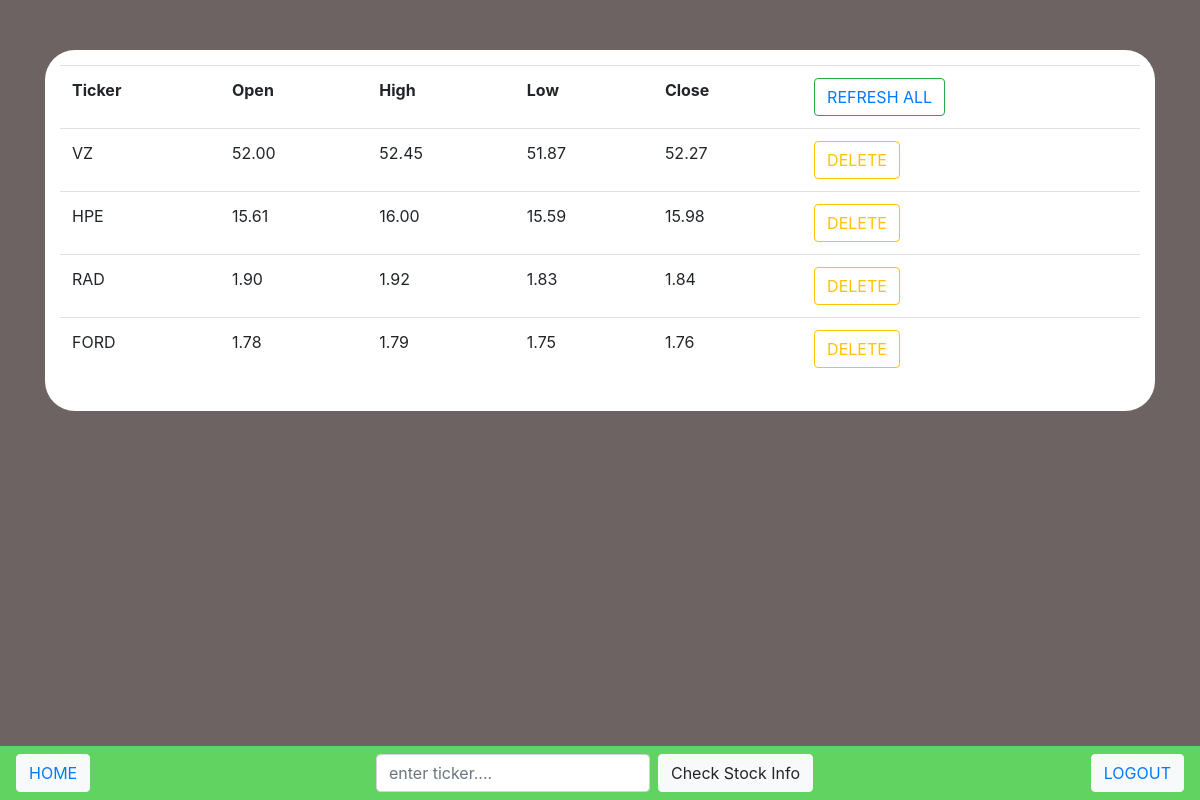
Before: /stocks/home/ (signed in) with the older database file.
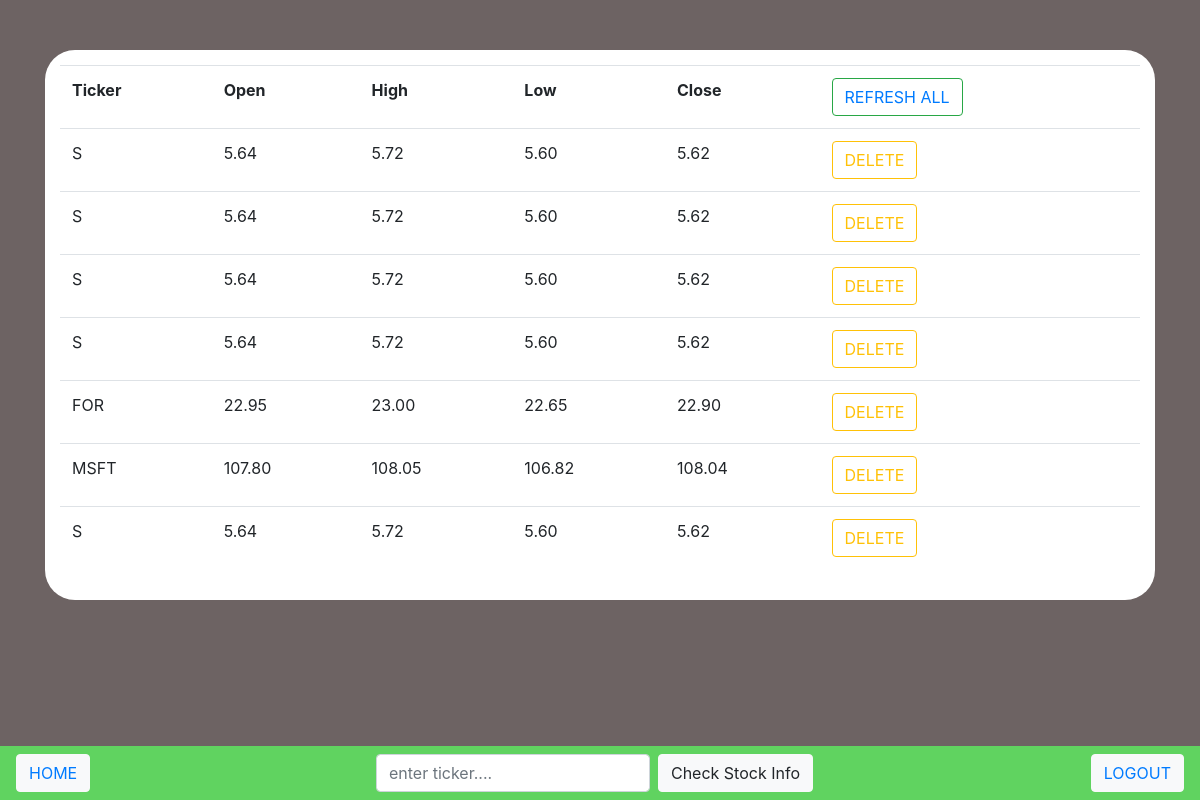
After: the same page with the newer database file.
### stocks/models.py (models this page shows, shortened)
class Stock(BaseModel):
    ticker_symbol = models.CharField(max_length= 4)
    user = models.ForeignKey(User, on_delete= models.CASCADE)
    s_open = models.DecimalField(decimal_places=2, max_digits=10, default=1.00)
    s_close = models.DecimalField(decimal_places=2, max_digits=10, default=1.00)
    s_low = models.DecimalField(decimal_places=2, max_digits=10, default=1.00)
    s_high = models.DecimalField(decimal_places=2, max_digits=10, default=1.00)

### stocks/views.py (the view)
# urls.py: path("home/", HomeView.as_view(), name="home"),
class HomeView(LoginRequiredMixin, View):
    def get(self, request):
        queryset = Stock.objects.all().filter(user__id = (self.request.user.id))
        return render(request, "stocks/home.html", {"user_stocks": queryset})

### stocks/templates/stocks/home.html (shortened to what this page needs)
{% extends 'layout.html' %}
{% load staticfiles %}
{% block body %}
    <div class="container" id="mt">
        <div  id="stock_list">
            {% if user_stocks.count > 0 %}
                <table class="table table-hover"  id="overflow">
                    <tr>
                    <th>Ticker</th>
                    <th>Open</th>
                    <th>High</th>
                    <th>Low</th>
                    <th>Close</th>
                    <td>
                        <button class="btn btn-outline-success">
                            <a href="{% url 'stocks:refresh_all' %} " >REFRESH ALL</a>
                        </button>
                    </td>
                </tr>
                {% for stock in user_stocks %}
                <tr>
                    <td>{{ stock.ticker_symbol }}</td>
                    <td>{{ stock.s_open }}</td>
                    <td>{{ stock.s_high }}</td>
                    <td>{{ stock.s_low }}</td>
                    <td>{{ stock.s_close }}</td>
                    <td>
                        <form action="{% url 'rest:delete' stock.id %}" method="delete" id="delete_stock">
                            <button class="btn btn-outline-warning">DELETE</button>
                        </form>
                    </td>
                </tr>
                {% endfor %}
            </table>
            {% endif %}
    </div>
</div>
{% endblock %}

Changed rows visible on the page:
removed Stock: ticker_symbol "VZ", s_open "52.00", s_high "52.45", s_low "51.87", s_close "52.27"
removed Stock: ticker_symbol "HPE", s_open "15.61", s_high "16.00", s_low "15.59", s_close "15.98"
removed Stock: ticker_symbol "RAD", s_open "1.90", s_high "1.92", s_low "1.83", s_close "1.84"
removed Stock: ticker_symbol "FORD", s_open "1.78", s_high "1.79", s_low "1.75", s_close "1.76"
added Stock: ticker_symbol "S", s_open "5.64", s_high "5.72", s_low "5.60", s_close "5.62"
added Stock: ticker_symbol "S", s_open "5.64", s_high "5.72", s_low "5.60", s_close "5.62"
added Stock: ticker_symbol "S", s_open "5.64", s_high "5.72", s_low "5.60", s_close "5.62"
added Stock: ticker_symbol "S", s_open "5.64", s_high "5.72", s_low "5.60", s_close "5.62"
added Stock: ticker_symbol "FOR", s_open "22.95", s_high "23.00", s_low "22.65", s_close "22.90"
added Stock: ticker_symbol "MSFT", s_open "107.80", s_high "108.05", s_low "106.82", s_close "108.04"
added Stock: ticker_symbol "S", s_open "5.64", s_high "5.72", s_low "5.60", s_close "5.62"
